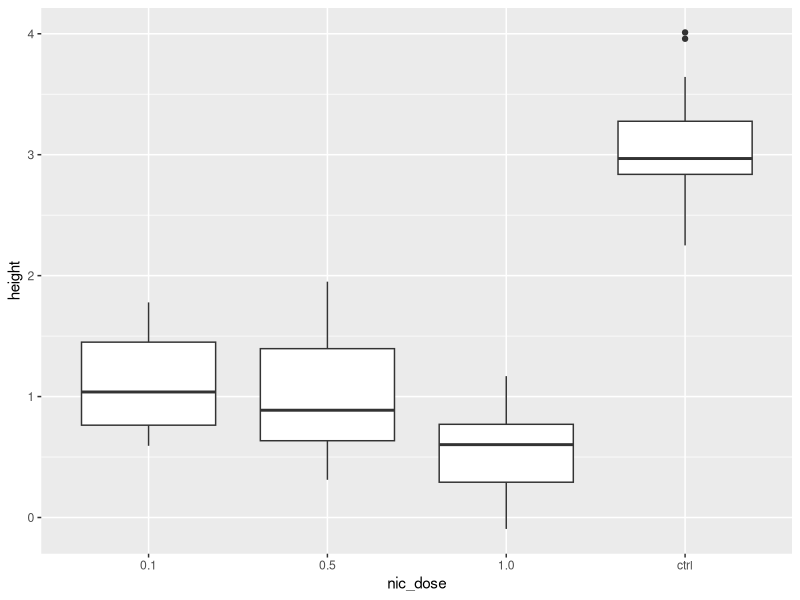

Source code (R): (Note: this script raises an error after producing the figure.)
# Homework 6
# Creating Fake Data Sets To Explore Hypotheses
# Feb 19 2025
# SMS


# Create dataset
set.seed(321)
sampleS <- floor(runif(1, min = 5, max = 20))
nic_dose <- rep(c("ctrl", "0.1", "0.5", "1.0"), each = sampleS)
means <- rep(c(3.03, 1.20, 0.86, 0.6), each = sampleS)

height <- rnorm(length(nic_dose), mean = means, sd = 0.4)

nic_data <- data.frame(nic_dose,height)
print(nic_data)

# Quick plot
library(ggplot2)
ggplot(data = nic_data, aes(x = nic_dose, y = height)) +
  geom_boxplot()

# Analyze (anova)
nicAOV <- summary(aov(height ~ nic_dose, data = nic_data))
print(nicAOV)
dim(nicAOV)
nicAOV[1,5]

# For
for (i in c(2, 10, 20, 50, 100)) {
  cat("Sample size =", i, "\n")
  nic_dose <- rep(c("ctrl", "0.1", "0.5", "1.0"), each = i)
  means <- rep(c(3.03, 1.20, 0.86, 0.6), each = i)
  height <- rnorm(length(nic_dose), mean = means, sd = 0.4)
  nic_data <- data.frame(nic_dose,height)
  nicAOV <- aov(height ~ nic_dose, data = nic_data)
  print(summary(nicAOV))
}



for (i in c(0.5, 1.5, 2.5)) {
  sampleS <- floor(runif(1, min = 5, max = 20))
  nic_dose <- rep(c("ctrl", "0.1", "0.5", "1.0"), each = sampleS)
  means <- rep(c(3.03, 1.20, 0.86, 0.6), each = sampleS)
  height <- rnorm(length(nic_dose), mean = means, sd = 0.4*i)
  nic_data <- data.frame(nic_dose,height)
  cat("The SD is", 0.4*i, "\n")
  nicAOV <- aov(height ~ nic_dose, data = nic_data)
  print(summary(nicAOV))
}











